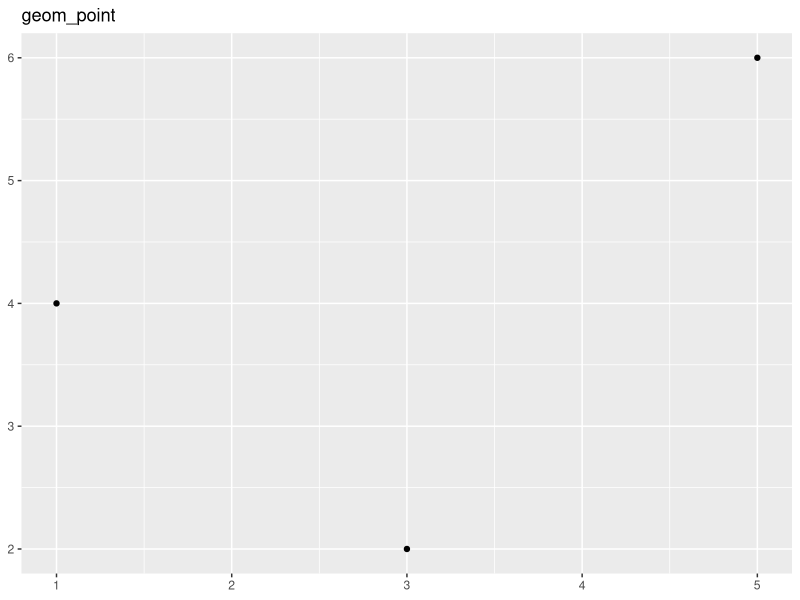
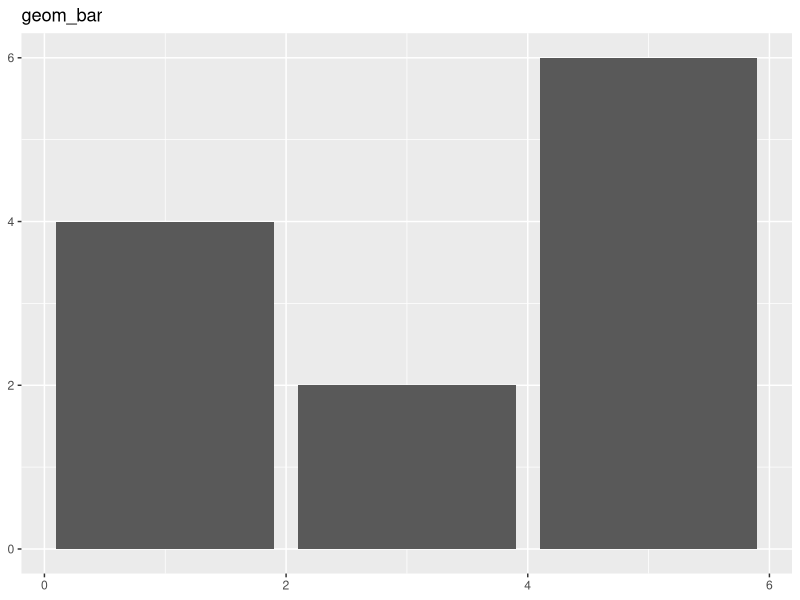
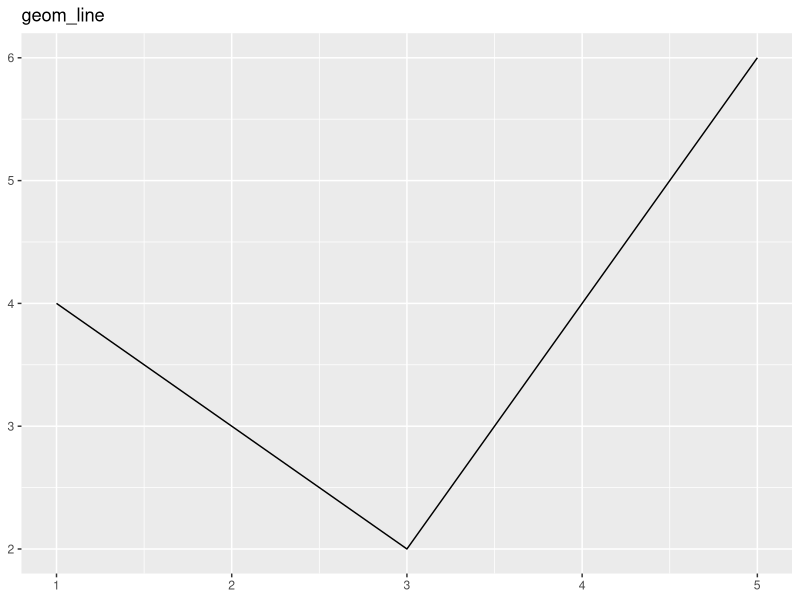
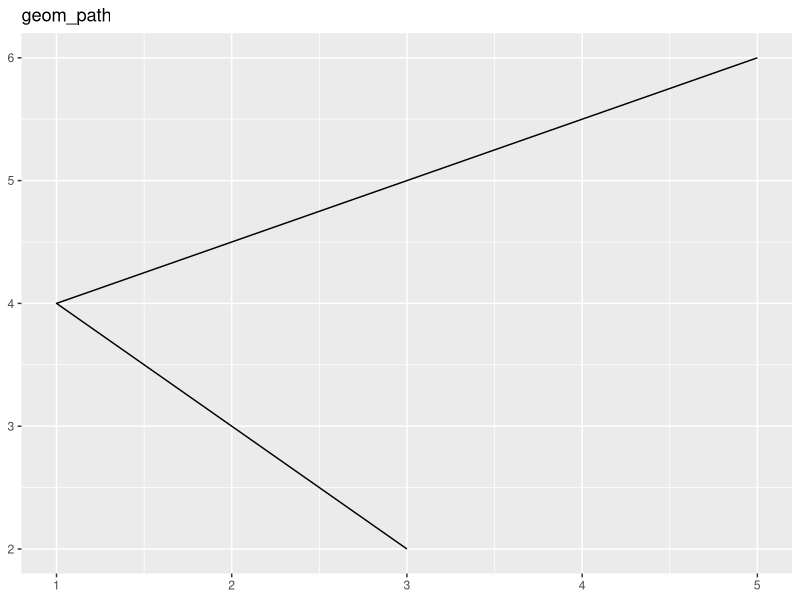
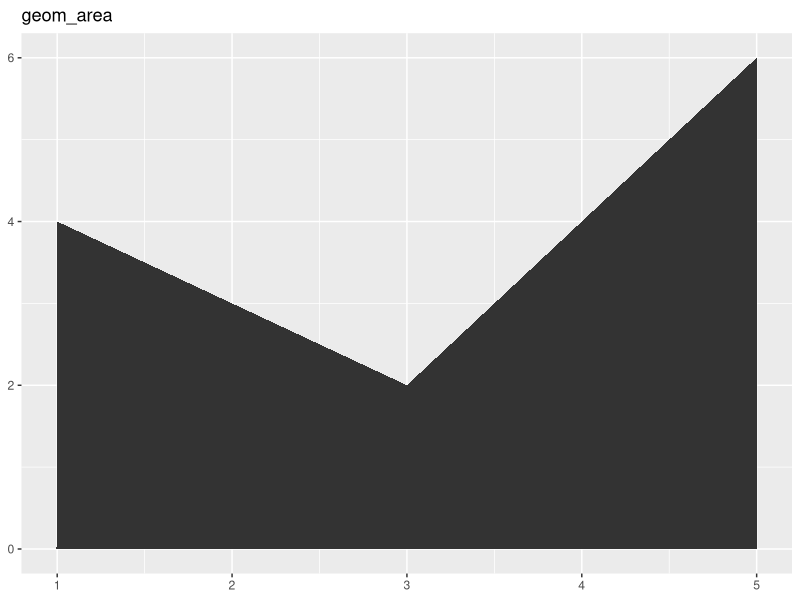
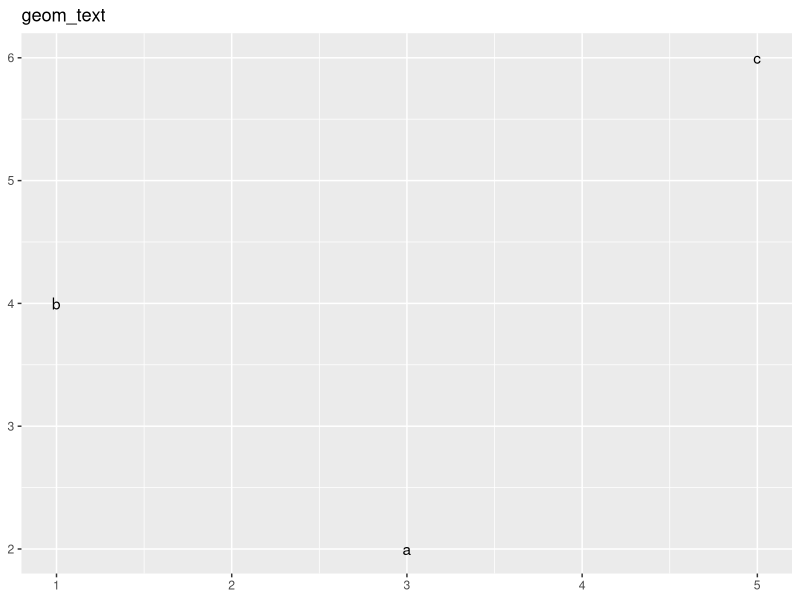
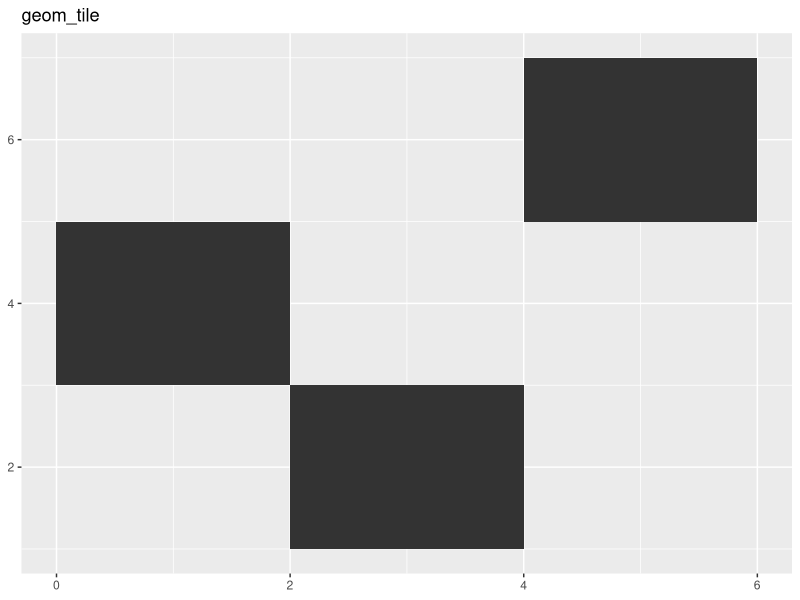
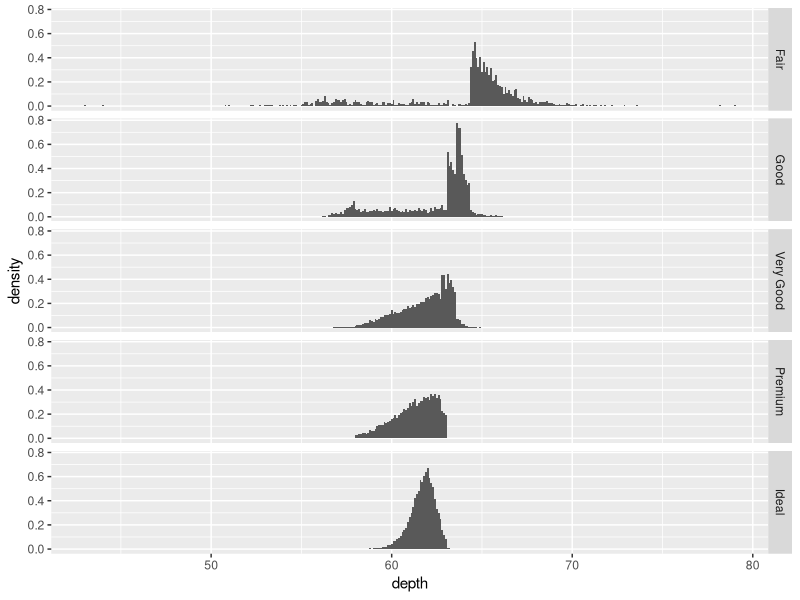

Reproduce these figures in R, in order.
#' ---
#' title: "An overview of layer options for ggplot2"
#' author: "Pavan Gurazada"
#' date: "January 2018"
#' output: html_document
#' ---

library(tidyverse)

#' Build the plot in layers; think of each layer carefully and what purpose it serves
#' Is it to display the data (and let the viewer build conclusions), present statistical
#' summaries, or add meta data?

# 1. OVERVIEW OF PLOT TYPES
# -------------------------

df <- data.frame(x = c(3, 1, 5),
                 y = c(2, 4, 6), 
                 label = letters[1:3])

p <- ggplot(df, aes(x, y, label = label)) +
      xlab(NULL) +
      ylab(NULL)

p + geom_point() + labs(title = "geom_point")
p + geom_bar(stat="identity") + labs(title = "geom_bar")
p + geom_line() + labs(title = "geom_line")
p + geom_path() + labs(title = "geom_path")
p + geom_area() + labs(title = "geom_area")
p + geom_text() + labs(title = "geom_text")
p + geom_tile() + labs(title = "geom_tile")

# 2. DISPLAYING DISTRIBUTIONS
# ---------------------------

# Use histograms for 1d distributions. In my experience, density plots are a bit
# misleading

# What is the distribution of depth of diamonds?

p <- ggplot(diamonds, aes(x = depth))

p + geom_histogram(aes(y = ..density..), binwidth = 0.1) +
    facet_grid(cut ~ .)

ggplot(mpg, aes(x = class, y = cty)) +
  geom_jitter()

ggplot(mpg, aes(x = class, y = drv)) +
  geom_jitter()

# 3. OVERPLOTTING
# ---------------

# Too many data points overlaid on one another obscuring the actual data density

df <- data.frame(x = rnorm(2000),
                 y = rnorm(2000))

# One way to tackle it is to reduce the size of the geom point

p <- ggplot(df, aes(x, y))
p + geom_point()
p + geom_point(shape = 1)
p + geom_point(shape = ".")

# Another way is to control the transparency of the points. This is my preferred

p + geom_point(color = alpha("black", 1/3))
p + geom_point(color = alpha("black", 1/5))
p + geom_point(color = alpha("black", 1/20))

# Discrete data can be handled with jitter

# 4. DESCRIBING ESTIMATE UNCERTAINTY

# Specific geoms tackle intervals to describe uncertainty

# Unfinished due to lack of good data to showcase, but geom_errorbar is
# extremely useful to highlight uncertainty

# 5. ANNOTATION

p <- ggplot(economics, aes(x = date, y = unemploy)) +
      geom_line() +
      xlab("") +
      ylab("No. unemployed (1000s)")

# We can annotate specific regions in a plot to highlight patterns
# These regions can be composed from other data sets too!

p + geom_vline(aes(xintercept = start), data = presidential)
